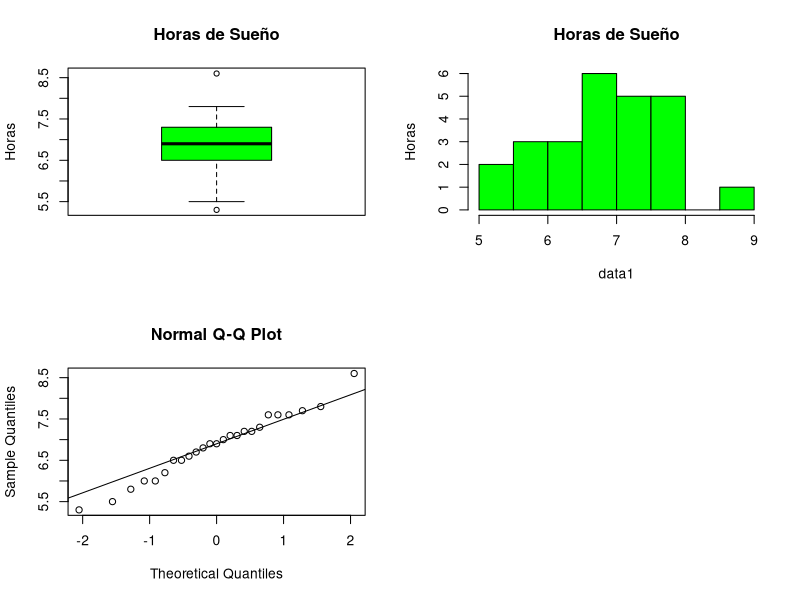
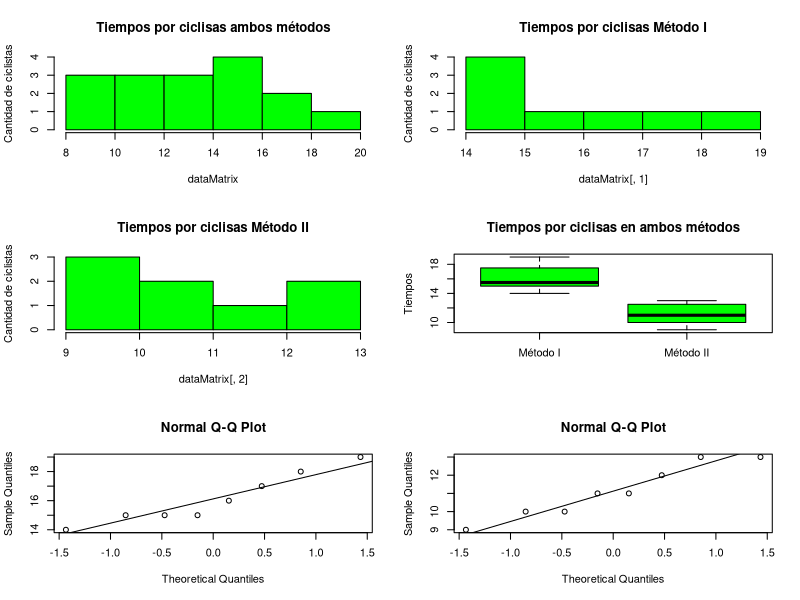

These figures' R source, in order:
#Laboratorio 2. Intervalos de Confianza
#Estudiantes:
# José Barrera  15-10123
# Carlos Sivira 15-11377

par(mfrow=c(2,2))

####################################################################
#Pregunta 1

#Almacenamos los datos a analizar
data1 <- c(6.9, 7.6, 6.5, 6.2, 5.3,
           7.8, 7.0, 5.5, 7.6, 6.7,
           7.3, 6.6, 7.1, 6.9, 6.0,
           6.8, 6.5, 7.2, 5.8, 8.6,
           7.6, 7.1, 6.0, 7.2, 7.7)

#Datos para el análisis descriptivo
summary(data1)

sd(data1)

#Graficamos para apoyar nuestro análisis
boxplot(data1, 
        ylab = 'Horas', 
        main='Horas de Sueño', 
        col = 'green')

hist(data1, 
        ylab = 'Horas', 
        main='Horas de Sueño', 
        col = 'green')

qqnorm(data1)
qqline(data1)

#Calculamos el intervalo de confianza
#de 78% para la media
t.test(data1, conf.level = 0.78)$conf.int

####################################################################
#Pregunta 2
#Datos del problema 2
data2 <- c(15, 16, 14, 15, 17, 18, 19, 15, 13, 12, 11, 13, 11, 9, 10, 10)
#Definicion de la matriz y sus respectivos headers por columna
dataMatrix <- matrix(data2, nrow=8)
colnames(dataMatrix) <- c("Método I", "Método II")

#------------------------------Seccion 1------------------------------
#Obtencion del summary
summary(dataMatrix)
#Calculo del coeficiente de variacion para cada columna
sd(dataMatrix[, 1]) / mean(dataMatrix[,1])
sd(dataMatrix[, 2]) / mean(dataMatrix[,2])
#Muestra de las graficas
par(mfrow=c(3,2))
hist(dataMatrix, ylab = 'Cantidad de ciclistas', main='Tiempos por ciclisas ambos métodos', col = 'green')
hist(dataMatrix[,1], ylab = 'Cantidad de ciclistas', main='Tiempos por ciclisas Método I', col = 'green')
hist(dataMatrix[,2], ylab = 'Cantidad de ciclistas', main='Tiempos por ciclisas Método II', col = 'green')
boxplot(dataMatrix, ylab = 'Tiempos', main='Tiempos por ciclisas en ambos métodos', col = 'green')
qqnorm(dataMatrix[,1])
qqline(dataMatrix[,1])#Metodo 1
qqnorm(dataMatrix[,2])
qqline(dataMatrix[,2])#Metodo 2

#------------------------------Seccion 2------------------------------
var.test(dataMatrix[,1], dataMatrix[,2])$conf.int
t.test (dataMatrix[,1], dataMatrix[,2], var.equal = T, conf.level = 0.95 )$conf.int

#------------------------------Seccion 3------------------------------
var(dataMatrix[,1]) - var(dataMatrix[,2])
####################################################################
